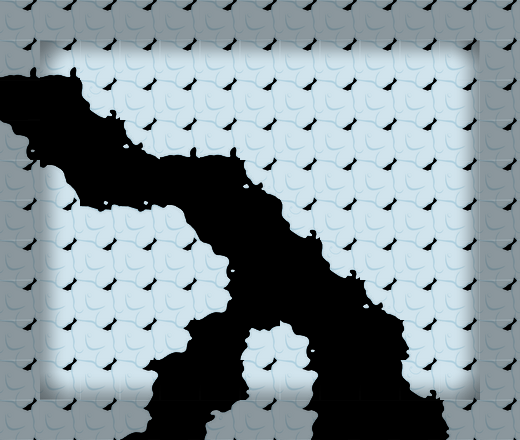

The image is a tile-based game level rendered from a .tmx file. Its description and source (layers, tilesets, objects; grid data summarised) follow:
An orthogonal 13x11 tile map with 40x40 px tiles, 2 tile layers (块层 1, 块层 2).

<map version="1.0" orientation="orthogonal" width="13" height="11" tilewidth="40" tileheight="40">
 <tileset firstgid="1" name="bcmap_skin" tilewidth="40" tileheight="40">
  <image source="bcmap_skin.png" width="200" height="280" />
 </tileset>
 <layer name="块层 1" width="13" height="11">
  <data>[143 cells, 117 non-empty, 17 distinct tile ids]</data>
 </layer>
 <layer name="块层 2" width="13" height="11">
  <data>[143 cells, 80 non-empty, 9 distinct tile ids]</data>
 </layer>
</map>
